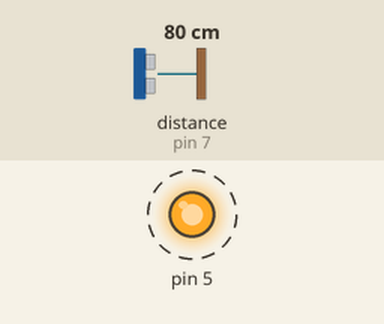
This sketch was run on a simulated Arduino Uno, built with avr-gcc and run on an emulated ATmega328P. Shown: output pins drawn as LEDs (lit = HIGH). Wiring (inferred from the names in the program): ultrasonic range finder: trigger pin 6; echo pin 7. Dashed ring = blinking. The test bench sets the inputs (shaded band); at power-on: distance to the obstacle (sensor on pin 7) 80 cm. The echo pulse lasts 58.3 µs per cm; pins used as bus, display or sensor lines are not drawn; what the sketch prints to the serial monitor is not drawn.

Above: at 0.3 s.
Timing chart, 0 to 3.0 s (numbered marks = the images above):
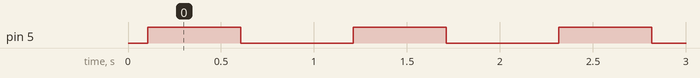

Measured:
- by itself, pin 5: alternates HIGH for 0.50 s and LOW for 0.61 s

The sketch:

ultrasonic-echo.ino
```cpp
const int trigPin = 6;
const int echoPin = 7;

long duration;
int distance;
void setup() {
  pinMode(5,OUTPUT);
  pinMode(trigPin, OUTPUT);
  pinMode(echoPin, INPUT);
  Serial.begin(9600);
}
void loop() {

  digitalWrite(trigPin, LOW);
  delayMicroseconds(2);

  digitalWrite(trigPin, HIGH);
  delayMicroseconds(10);
  digitalWrite(trigPin, LOW);

  duration = pulseIn(echoPin, HIGH);
  distance = duration * 0.034 / 2;
  Serial.print("Distance: ");
  Serial.println(distance);
  delay(100);

  digitalWrite(5,1);
  delay(500);
  digitalWrite(5,0);
  delay(500);
}
```
